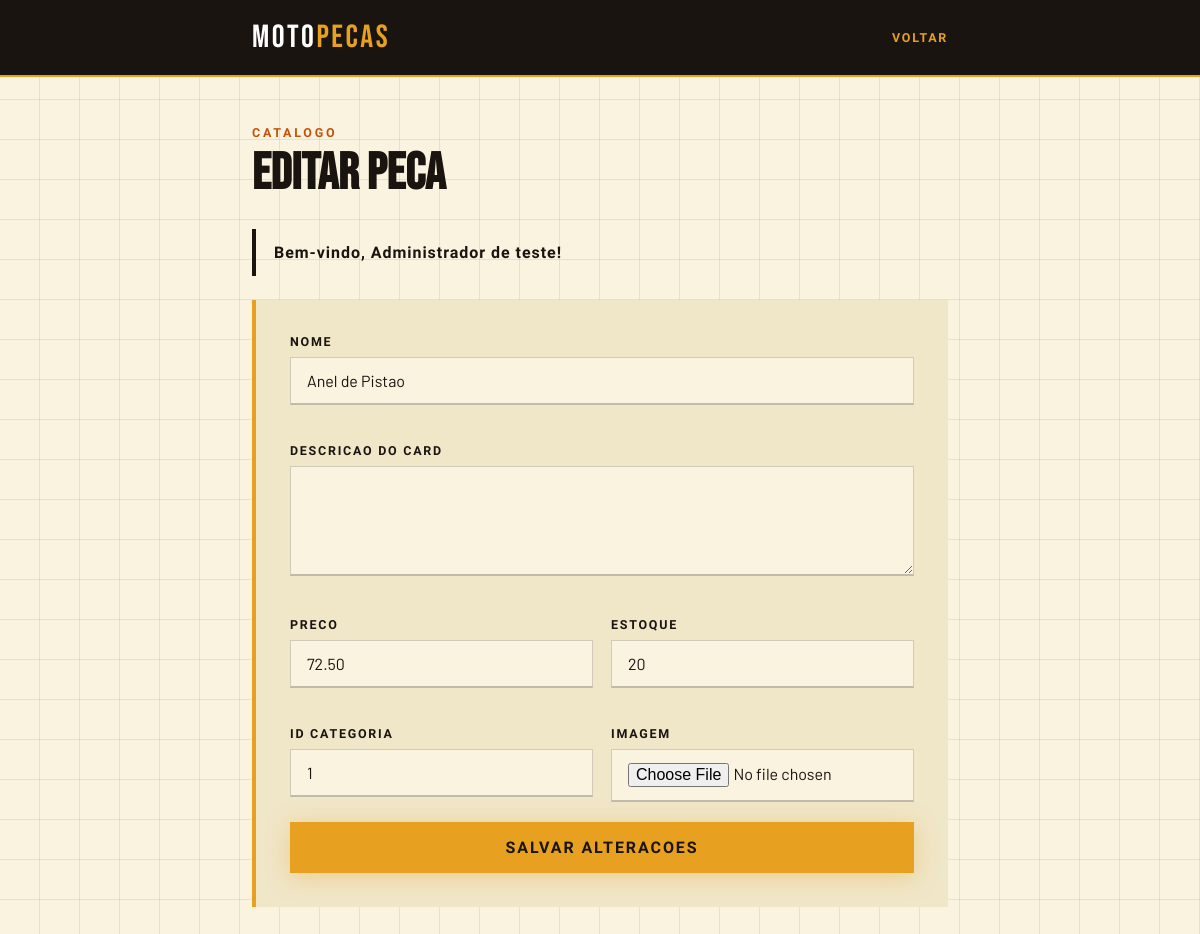
The page /?url=admin/pecas/edit/4 (signed in) on the database its author committed.
### tables this page shows
CREATE TABLE `produto` (
  `id` int(11) NOT NULL,
  `nome` varchar(150) NOT NULL,
  `preco` decimal(10,2) NOT NULL,
  `estoque` int(11) NOT NULL,
  `id_categoria` int(11) NOT NULL
);

### admin/config/conexao.php (called while the page is built, shortened)
<?php
function getDB(): PDO {
    static $pdo = null;
    if ($pdo === null) {
        try {
            $pdo = new PDO(
                'mysql:host=' . DB_HOST . ';port=3306;dbname=' . DB_NAME . ';charset=utf8mb4',
                DB_USER,
                DB_PASS,
                [
                    PDO::ATTR_ERRMODE            => PDO::ERRMODE_EXCEPTION,
                    PDO::ATTR_DEFAULT_FETCH_MODE => PDO::FETCH_ASSOC,
                    PDO::ATTR_EMULATE_PREPARES   => false,
                ]
            );
        } catch (PDOException $e) {
            http_response_code(500);
            exit('Erro: ' . $e->getMessage());
        }
    }
    return $pdo;
}

### admin/models/ProdutoModel.php (called while the page is built, shortened)
<?php
class ProdutoModel {
    private PDO $db;
    public function __construct() {
        $this->db = getDB();
    }
    public function find(int $id): ?array {
        $stmt = $this->db->prepare(
            'SELECT p.*, c.nome_categoria
             FROM produto p
             LEFT JOIN categoria c ON c.id = p.id_categoria
             WHERE p.id = ?'
        );
        $stmt->execute([$id]);
        $row = $stmt->fetch();
        return $row ?: null;
    }
}

### admin/views/admin/peca_form.php (the view, shortened to what this page needs)
<?php
$editando = !empty($produto);
$acao = $editando ? '?url=admin/pecas/update' : '?url=admin/pecas/store';
$titulo = $editando ? 'Editar peca' : 'Cadastrar peca';
$botao = $editando ? 'Salvar alteracoes' : 'Cadastrar peca';
?>
<!DOCTYPE html>
<html lang="pt-BR">
<head>
</head>
<body>
  <header>
    <div class="header-inner">
      <a href="?url=admin/dashboard" class="logo"><span>Moto</span>Pecas</a>
      <a href="?url=admin/dashboard" class="back">Voltar</a>
    </div>
  </header>
  <main>
    <div class="eyebrow">Catalogo</div>
    <h1><?= htmlspecialchars($titulo) ?></h1>
    <?php if (!empty($flash)): ?>
      <div class="flash flash-<?= htmlspecialchars($flash['tipo']) ?>"><?= htmlspecialchars($flash['mensagem']) ?></div>
    <?php endif; ?>
    <form action="<?= htmlspecialchars($acao) ?>" method="POST" enctype="multipart/form-data">
      <div class="grid">
        <div class="field full">
          <label for="nome">Nome</label>
          <input type="text" id="nome" name="nome" value="<?= htmlspecialchars($produto['nome'] ?? '') ?>" required>
        </div>
        <div class="field full">
          <label for="descricao">Descricao do card</label>
          <textarea id="descricao" name="descricao"><?= htmlspecialchars($produto['descricao'] ?? '') ?></textarea>
        </div>
        <div class="field">
          <label for="preco">Preco</label>
          <input type="text" id="preco" name="preco" placeholder="199.90" value="<?= isset($produto['preco']) ? htmlspecialchars(number_format((float)$produto['preco'], 2, '.', '')) : '' ?>" required>
        </div>
        <div class="field">
          <label for="estoque">Estoque</label>
          <input type="number" id="estoque" name="estoque" min="0" value="<?= (int)($produto['estoque'] ?? 0) ?>" required>
        </div>
        <div class="field">
          <label for="id_categoria">ID categoria</label>
          <input type="number" id="id_categoria" name="id_categoria" min="1" value="<?= (int)($produto['id_categoria'] ?? 1) ?>" required>
        </div>
        <div class="field">
          <label for="imagem">Imagem</label>
          <input type="file" id="imagem" name="imagem" accept="image/png,image/jpeg,image/webp,image/gif">
        </div>
      </div>
      <button type="submit"><?= htmlspecialchars($botao) ?></button>
    </form>
  </main>
</body>
</html>

### admin/views/admin/peca_form.php (style rules this page uses)
*,*::before,*::after { box-sizing:border-box;margin:0;padding:0 }
:root { --amber:#E8A020;--amber-lt:#F5C842;--rust:#C4520A;--ink:#1A1410;--paper:#FAF3E0;--paper-dk:#F0E6C8;--muted:#7A6A50;--line:rgba(232,160,32,.25) }
body { background:var(--paper);color:var(--ink);font-family:'Barlow',sans-serif;min-height:100vh }
body::before { content:'';position:fixed;inset:0;background-image:repeating-linear-gradient(0deg,transparent,transparent 39px,var(--line) 39px,var(--line) 40px),repeating-linear-gradient(90deg,transparent,transparent 39px,var(--line) 39px,var(--line) 40px);pointer-events:none }
header { position:relative;background:var(--ink);border-bottom:2px solid var(--amber) }
.header-inner,main { position:relative;max-width:760px;margin:0 auto;padding-left:32px;padding-right:32px }
.header-inner { padding-top:18px;padding-bottom:18px;display:flex;align-items:center;justify-content:space-between;gap:18px }
.logo { font-family:'Bebas Neue',sans-serif;font-size:2rem;letter-spacing:.08em;color:var(--amber);text-decoration:none }
.logo span { color:#fff }
.back { font-family:'Barlow Condensed',sans-serif;font-size:.78rem;font-weight:700;letter-spacing:.14em;text-transform:uppercase;color:var(--amber);text-decoration:none }
main { padding-top:48px;padding-bottom:72px }
.eyebrow { font-family:'Barlow Condensed',sans-serif;font-size:.78rem;font-weight:700;letter-spacing:.22em;text-transform:uppercase;color:var(--rust);margin-bottom:10px }
h1 { font-family:'Bebas Neue',sans-serif;font-size:3.2rem;line-height:.95;margin-bottom:30px }
.flash { padding:14px 18px;margin-bottom:24px;font-family:'Barlow Condensed',sans-serif;font-weight:600;letter-spacing:.06em;border-left:4px solid }
form { background:var(--paper-dk);border-left:4px solid var(--amber);padding:34px }
.grid { display:grid;grid-template-columns:1fr 1fr;gap:18px }
.field { margin-bottom:20px }
.field.full { grid-column:1/-1 }
label { display:block;font-family:'Barlow Condensed',sans-serif;font-size:.78rem;font-weight:700;letter-spacing:.14em;text-transform:uppercase;margin-bottom:8px }
input,textarea { width:100%;background:var(--paper);border:1px solid rgba(26,20,16,.18);border-bottom:2px solid rgba(26,20,16,.25);padding:13px 16px;font:inherit;color:var(--ink);outline:none }
textarea { min-height:110px;resize:vertical }
button { width:100%;border:0;background:var(--amber);color:var(--ink);padding:16px 28px;font-family:'Barlow Condensed',sans-serif;font-size:1rem;font-weight:700;letter-spacing:.12em;text-transform:uppercase;cursor:pointer;box-shadow:0 4px 24px rgba(232,160,32,.35) }

### rows shown on the page
produto: nome "Anel de Pistao", preco "72.50", estoque "20", id_categoria "1"

### other values the page prints
$titulo "Editar peca"
$flash['mensagem'] "Bem-vindo, Administrador de teste!"
$botao "SALVAR ALTERACOES"
